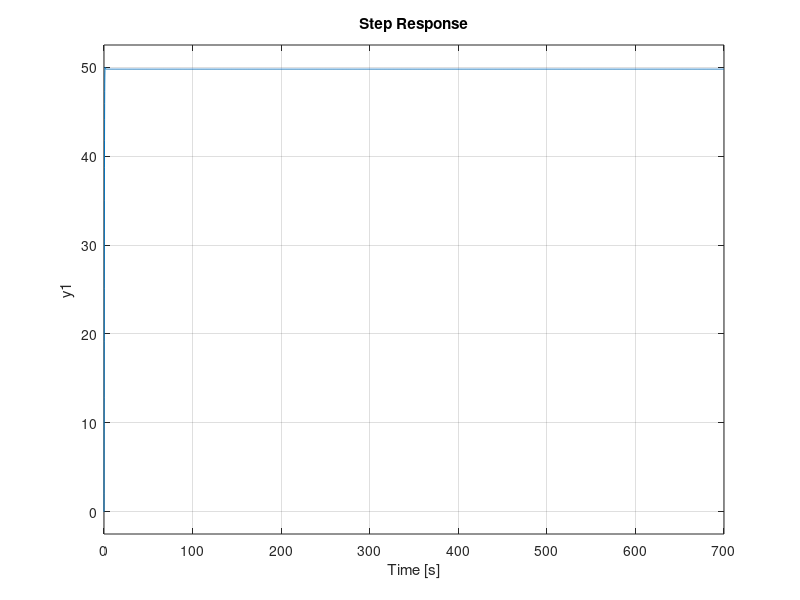

MATLAB code to generate this figure: (Note: this script raises an error after producing the figure.)
% Lab 5.1 PID joint control
% Random gain variables
k_p = 230;
k_d = 78.004;
k_i = 0.0001;
% Define variables for the closed loop system
j =10;
b = 5;
% set s to laplace value
s = tf('s');
% disturbance and desired angle value not required in the TF sibce they are
% the input therefore should be set into the TF using step input
% D = 50;
% th_d = 50;

%closed loop TF with respect to disturbance derived from handouts pg 78
G_d = (-s)/((j*s^3)+(b+k_d)*s^2+k_p*s+k_i);
%closed loop TF with respect to angle derived from handouts pg 78
G_th = ((k_p*s+k_i))/((j*s^3)+(b+k_d)*s^2+k_p*s+k_i);
%closed loop TF with respect to disturbance and angle derived from handouts pg 78
G = (((k_p*s+k_i))-s)/((j*s^3)+(b+k_d)*s^2+k_p*s+k_i);
% step response of the system with respect to a 50 degree angle and
% disturbance with magnitude of 50, since both values for theta_d and D are
% 50 we can just apply step input of 50 to the overall TF G if the value
% for G and theta)d were different then step input should be applied to G_d
% and G_th seperatley
sys = step(50*G);
step(50*(G));
% use this info to estimate Kp Kd and Ki to the desied requirments of:
% ST < 5s OS< 1% and no ss error
info = stepinfo(step(50*G));
disp(info)
% this problem can also be soled using the pid tuner in matlab bu using
% pidtune(sys,'pid') where the system is just the model of the motor and
% not the full closed loop with kp kd and ki therefore the G model above
% does not work here.

ylabel('Position, \theta (radians)')
title('Response to a Step Reference with Different Values of K_p ')

